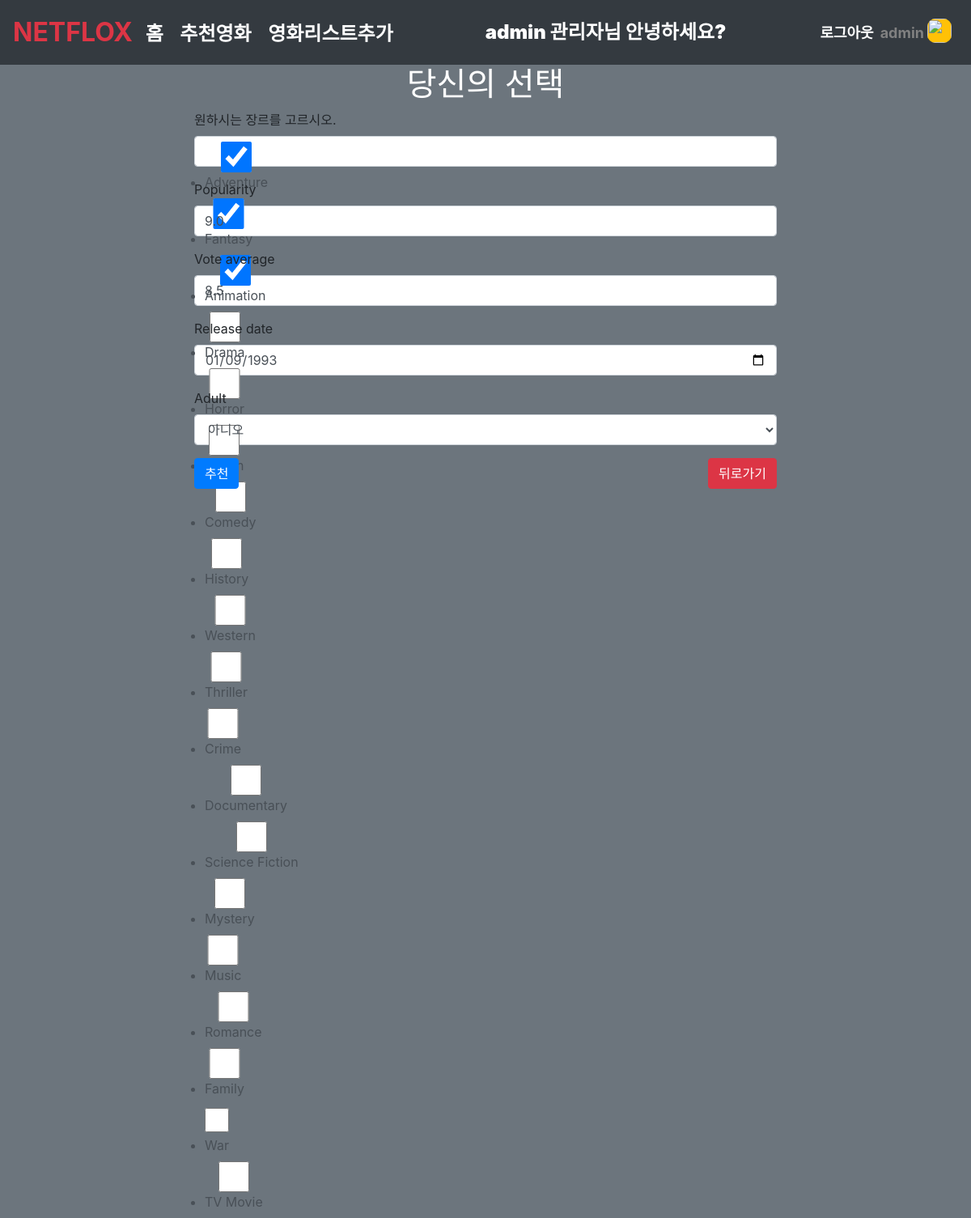
The app's page /movies/choice_create/ (signed in), older data.
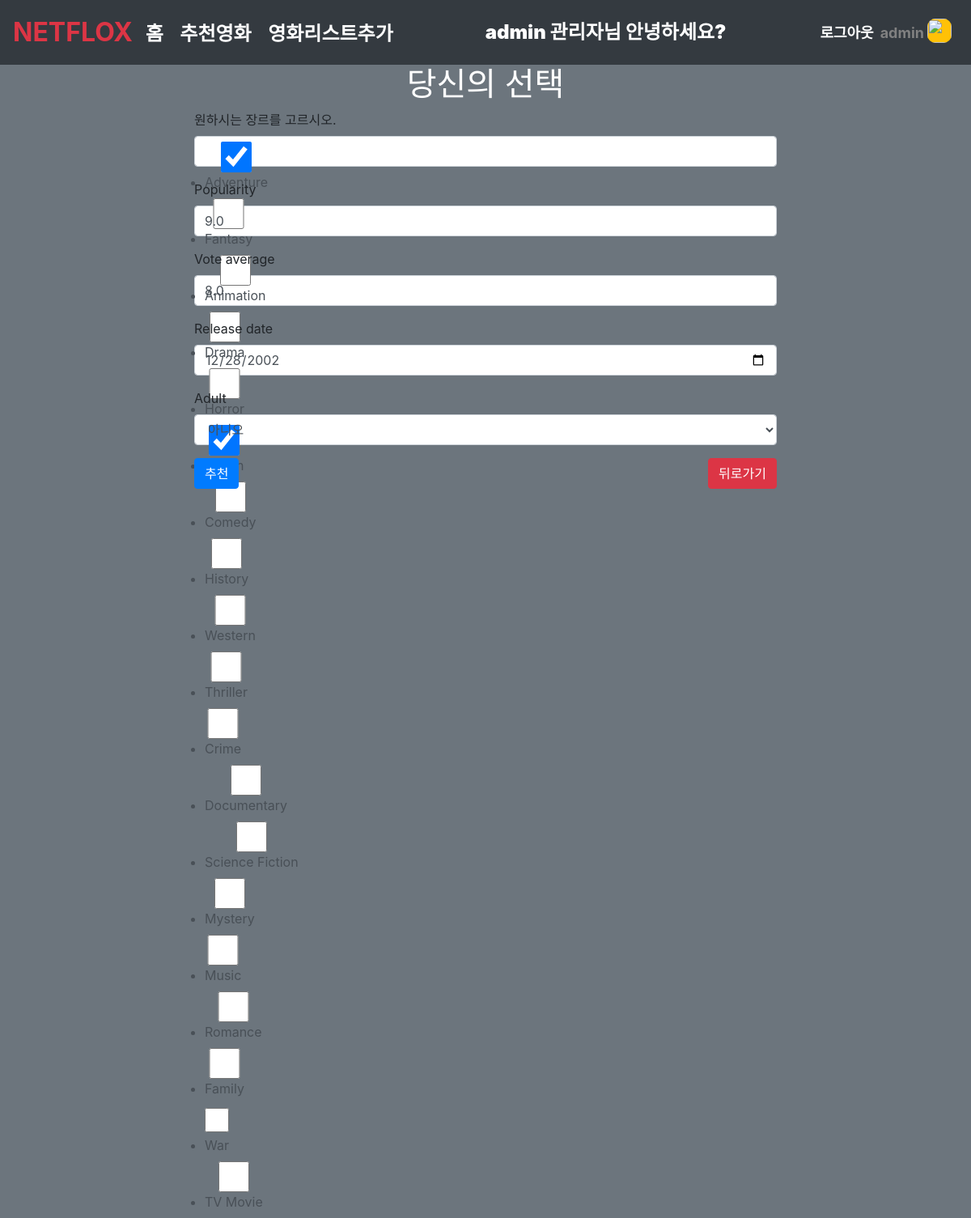
The same page, newer data.
### movies/models.py (models this page shows)
class Recommand(models.Model):
    genre_recommand = models.ManyToManyField(Genre, related_name='genre_recommand')
    adult = models.BooleanField(null=True)
    popularity = models.FloatField(null=True)
    vote_average = models.FloatField(null=True)
    release_date = models.DateField(null=True)
    user = models.ForeignKey(settings.AUTH_USER_MODEL, on_delete=models.CASCADE)

### movies/views.py (the view)
# urls.py: path('choice_create/', views.choice_create, name='choice_create'),
@login_required
def choice_create(request):
    recommand = get_object_or_404(Recommand)
    if request.method == 'POST':
        form = RecommandForm(request.POST, instance=recommand)
        if form.is_valid():
            recommand = form.save()
            return redirect('movies:recommend')
    else:
        form = RecommandForm(instance=recommand)
    context = {
        'form': form,
    }
    return render(request, 'movies/recommand_form.html', context)

### movies/forms.py
class RecommandForm(forms.ModelForm):
    genre_recommand = forms.ModelMultipleChoiceField(
        label = '원하시는 장르를 고르시오.',
        queryset = Genre.objects.all(),
        widget = forms.CheckboxSelectMultiple,
    )
    release_date = forms.DateField(
        widget=forms.widgets.DateInput(attrs={'type': 'date'})
        )
    class Meta:
        model = Recommand
        fields = ["genre_recommand", "popularity", "vote_average", "release_date", "adult",]

### movies/models.py (called while the page is built)
    def __str__(self):
        return self.name

### movies/templates/movies/recommand_form.html (shortened to what this page needs)
{% extends 'base.html' %}
{% load bootstrap4 %}
{% block content %}
{% if request.resolver_match.url_name == 'choice_create' %}
<h1 class="text-center text-white">당신의 선택</h1>
{% else %}
<h1 class="text-center">수정하기</h1>
{% endif %}
<form style="width: 720px;" class="mx-auto" action="" method="POST">
    {% bootstrap_form form %}
    <div class="d-flex justify-content-between">
        <button type="submit" class="btn btn-primary">추천</button>
        <a class="btn btn-danger" href="{% url 'movies:index' %}" role="button">뒤로가기</a>
    </div>
</form>
{% endblock %}

Row changes from the older to the newer data that the page shows:
changed Recommand "아니오": vote_average "8.5" → "8.0"; release_date "01/09/1993" → "12/28/2002"
Text that changed along with them:
form field genre_recommand: "☑ ☑ ☐ ☐ ☐ ☐ ☐ ☐ ☐ ☐ ☐ ☐ ☐ ☐ ☐ ☐ ☐ ☐" → "☑ ☐ ☐ ☐ ☑ ☐ ☐ ☐ ☐ ☐ ☐ ☐ ☐ ☐ ☐ ☐ ☐ ☐"
